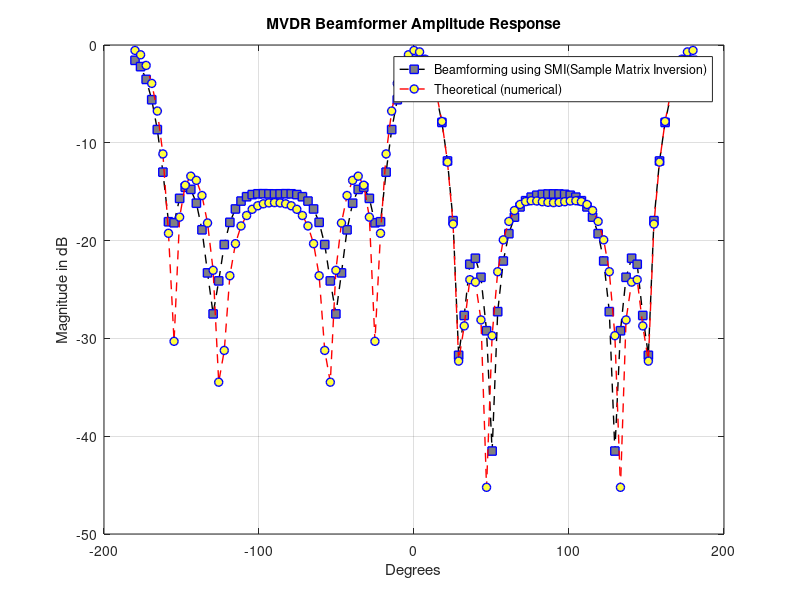

Reproduce this figure in MATLAB.
%% Homework Set 8
% Sam Nazari
% EECE 7312
% 24-November-2013
%% Simulation parameters
N   = 1000;               %Samples
M   = 5;                  %Array elements in ULA
C   = 10;
snir = 20*log10(1/C)
U   = zeros(M,N);
Rhat= zeros(M); 
rng(0,'twister');
%% Target
phi_0 = 0;              %Target location (deg)
th_0  = pi*sin(phi_0);  %Target elec. angle 
% Construct source signal
s0    = 1;
% Construct the steering vector
A0    = [1 1 1 1 1]';
% Construct the signal
S0 = s0*A0;
%% Inteference
phi_1 = 30*pi/180;              %Inteference location 
th_1  = pi*sin(phi_1);          %Inteference elec angle
for k = 1:N+1
% Construct int. signal
a     = 2*pi.*rand(1,1)-pi;     %random phase shift
s1    = C*exp(1i*a)';
% Construct the steering vector
A1 = [exp(-1*1i*th_1.*[0:M-1])]';
% Combine
S1 = s1*A1;
%% Noise
en = randn(M,1)*2*0.316;
z  = randn(M,1)*2*0.316;
%% Create U
U(:,k) = S0 + S1 +[en+1i*z];
%U = S0 + S1 +[en+1i*z];
end
%% Sample/Theoretical covariance matrix
Ruu = A0*A0'+abs(C)^2*A1*A1'+0.316*eye(5,5);  % Theoretical
for k = 1:N+1
    Rhat = Rhat+U*U';
    Rhat = Rhat/N;
end
% Now lets see how close the theoretical is to the numerical..
d = norm((Ruu-Rhat),'fro')
% This is not bad.
% Form the theoretical MVDR beamformer..
Wopt    = A0'*inv(Ruu);
W       = A0'*inv(Rhat);
%% Plot
phi1 = pi.*sin(-pi:pi/50:pi);
for k=1:length(phi1)
    A = [exp(-1*i*phi1(:,k).*[0:M-1])]';
    pl(k)= W*A;
    popt(k)=Wopt*A;
end
p=linspace(-pi,pi,length(phi1))*180/pi;
figure,
plot(p,20*log10(abs(pl)),'--ks','LineWidth',1,'MarkerEdgeColor','b',...
    'MarkerFaceColor',[0.5,0.5,0.5]),hold on,
plot(p,20*log10(abs(popt)),'r--o','LineWidth',1,'MarkerEdgeColor','b',...
    'MarkerFaceColor',[1,1,.25]),grid on
legend('Beamforming using SMI(Sample Matrix Inversion)','Theoretical (numerical)')
xlabel('Degrees'),ylabel('Magnitude in dB')
title('MVDR Beamformer Amplitude Response')